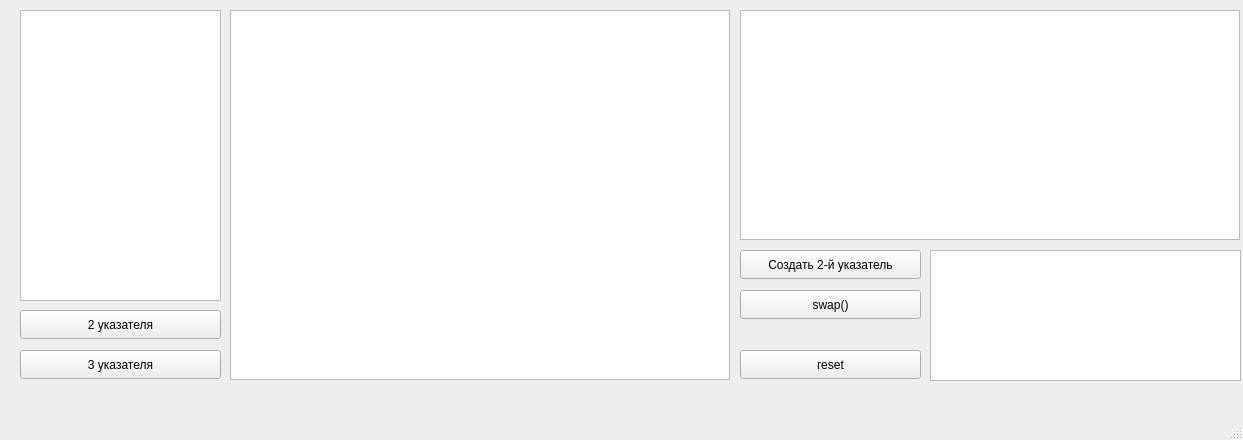
<?xml version="1.0" encoding="UTF-8"?>
<ui version="4.0">
 <class>MainWindow</class>
 <widget class="QMainWindow" name="MainWindow">
  <property name="geometry">
   <rect>
    <x>0</x>
    <y>0</y>
    <width>1243</width>
    <height>440</height>
   </rect>
  </property>
  <property name="windowTitle">
   <string>MainWindow</string>
  </property>
  <widget class="QWidget" name="centralwidget">
   <widget class="QTextBrowser" name="textBrowser">
    <property name="geometry">
     <rect>
      <x>20</x>
      <y>10</y>
      <width>201</width>
      <height>291</height>
     </rect>
    </property>
   </widget>
   <widget class="QPushButton" name="pushButton">
    <property name="geometry">
     <rect>
      <x>20</x>
      <y>310</y>
      <width>201</width>
      <height>29</height>
     </rect>
    </property>
    <property name="text">
     <string>2 указателя</string>
    </property>
   </widget>
   <widget class="QPushButton" name="pushButton_2">
    <property name="geometry">
     <rect>
      <x>20</x>
      <y>350</y>
      <width>201</width>
      <height>29</height>
     </rect>
    </property>
    <property name="text">
     <string>3 указателя</string>
    </property>
   </widget>
   <widget class="QGraphicsView" name="graphicsView">
    <property name="geometry">
     <rect>
      <x>230</x>
      <y>10</y>
      <width>500</width>
      <height>370</height>
     </rect>
    </property>
   </widget>
   <widget class="QGraphicsView" name="graphicsView_2">
    <property name="geometry">
     <rect>
      <x>740</x>
      <y>10</y>
      <width>500</width>
      <height>230</height>
     </rect>
    </property>
   </widget>
   <widget class="QPushButton" name="pushButton_3">
    <property name="geometry">
     <rect>
      <x>740</x>
      <y>250</y>
      <width>181</width>
      <height>29</height>
     </rect>
    </property>
    <property name="text">
     <string>Создать 2-й указатель</string>
    </property>
   </widget>
   <widget class="QTextBrowser" name="textBrowser_2">
    <property name="geometry">
     <rect>
      <x>930</x>
      <y>250</y>
      <width>311</width>
      <height>131</height>
     </rect>
    </property>
   </widget>
   <widget class="QPushButton" name="pushButton_4">
    <property name="geometry">
     <rect>
      <x>740</x>
      <y>350</y>
      <width>181</width>
      <height>29</height>
     </rect>
    </property>
    <property name="text">
     <string>reset</string>
    </property>
   </widget>
   <widget class="QPushButton" name="pushButton_5">
    <property name="geometry">
     <rect>
      <x>740</x>
      <y>290</y>
      <width>181</width>
      <height>29</height>
     </rect>
    </property>
    <property name="text">
     <string>swap()</string>
    </property>
   </widget>
  </widget>
  <widget class="QMenuBar" name="menubar">
   <property name="geometry">
    <rect>
     <x>0</x>
     <y>0</y>
     <width>1243</width>
     <height>25</height>
    </rect>
   </property>
  </widget>
  <widget class="QStatusBar" name="statusbar"/>
 </widget>
 <resources/>
 <connections/>
</ui>
